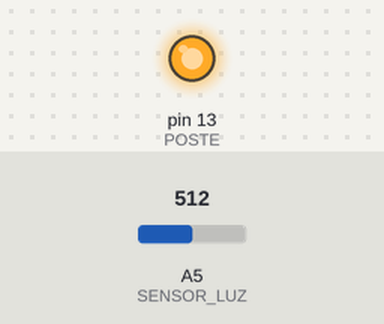
Bench run of a sketch on a simulated Arduino Uno, built with avr-gcc and run on an emulated ATmega328P. Shown: output pins drawn as LEDs (lit = HIGH). The test bench sets the inputs (shaded band); at power-on: A5 (SENSOR_LUZ) = 512.

Above: at 1.2 s.
1.3 s: A5 (SENSOR_LUZ) set to 883
2.8 s: A5 (SENSOR_LUZ) set to 913
At 3.7 s:
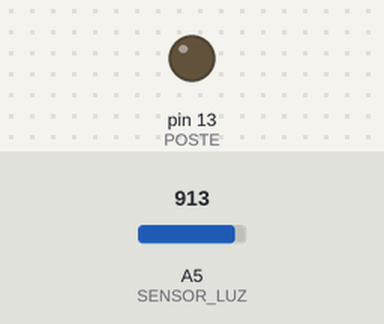
4.3 s: A5 (SENSOR_LUZ) set to 890
At 4.8 s:
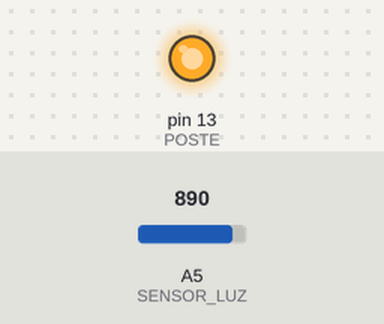
5.8 s: A5 (SENSOR_LUZ) set to 900
At 7.1 s:
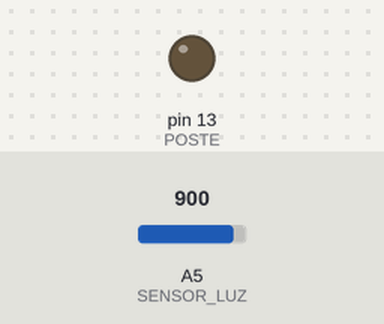
Timing chart, 0 to 8.3 s (numbered marks = the images above; inputs shaded):
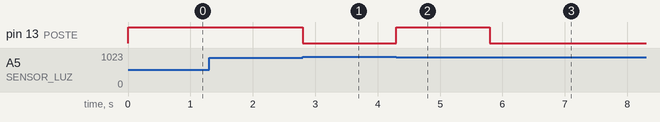

Measured:
- the behaviour switches between 899 and 900 on A5 (SENSOR_LUZ) (found by bisection; images 0 and 1)
- after the input at 1.3 s, every drawn part: stays the same
- after the input at 2.8 s, pin 13 (POSTE): HIGH → LOW at once
- after the input at 4.3 s, pin 13 (POSTE): LOW → HIGH at once
- after the input at 5.8 s, pin 13 (POSTE): HIGH → LOW at once

The sketch:

poste_de_luz.ino
```cpp
//Declaração de variáveis
#define POSTE 13
#define SENSOR_LUZ A5

void setup()
{
  pinMode(POSTE, OUTPUT); //Configura o pino para modo de saida

  Serial.begin(9600); // estabelece uma comunicacao entre arduino e o computador, possibilitando printar valores, etc.
}

void loop()
{
  int luminosidade = analogRead(SENSOR_LUZ); // Variavel que armazena o valor do sensor

  // Condicional para o poste acender
  // Se o valor do sensor for inferior a 900, a luz do poste acende, se nao, ela apaga
  if(luminosidade < 900){
    digitalWrite(POSTE, HIGH);
  } else {
    digitalWrite(POSTE, LOW);
  }

}
```
